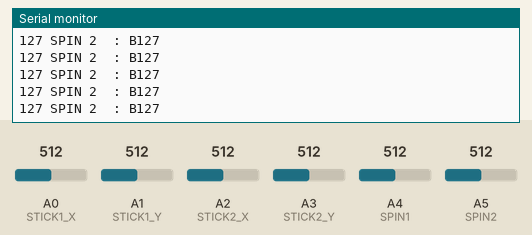
This sketch was run on a simulated Arduino Uno, built with avr-gcc and run on an emulated ATmega328P. On the bench: the last lines printed to the serial monitor. The inputs (shaded band) are chosen by the test bench; at power-on: A4 (SPIN1) = 512, A5 (SPIN2) = 512, A0 (STICK1_X) = 512, A1 (STICK1_Y) = 512, A2 (STICK2_X) = 512, A3 (STICK2_Y) = 512. No radio packets arrive unless stated.

Above: at 1.2 s.
1.3 s: A4 (SPIN1) set to 416
At 2.0 s:
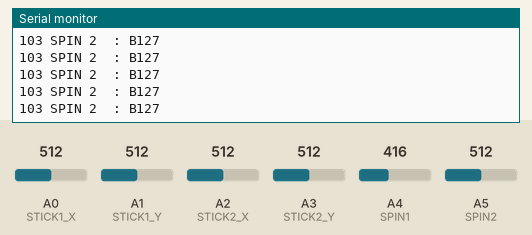
4.3 s: A4 (SPIN1) set to 395
At 4.9 s:
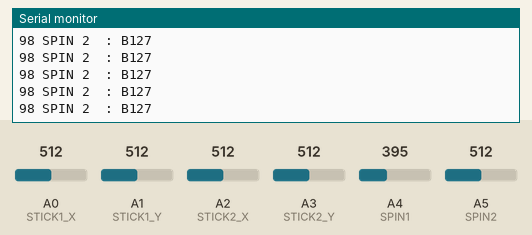
7.3 s: A5 (SPIN2) set to 411
At 7.9 s:
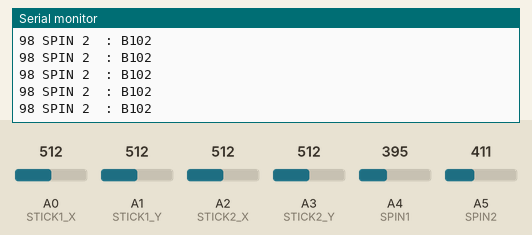
8.8 s: A5 (SPIN2) set to 395
At 9.4 s:
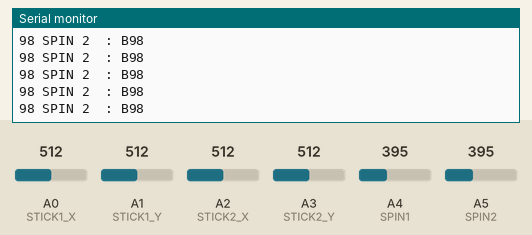
10.3 s: A4 (SPIN1) set to 43
At 10.8 s:
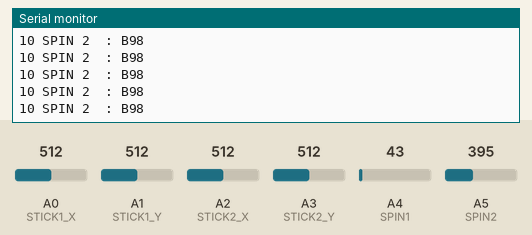
13.3 s: A4 (SPIN1) set to 38
At 14.2 s:
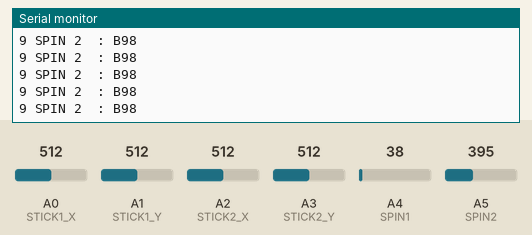
Timing chart, 0 to 16.3 s (numbered marks = the images above; inputs shaded):
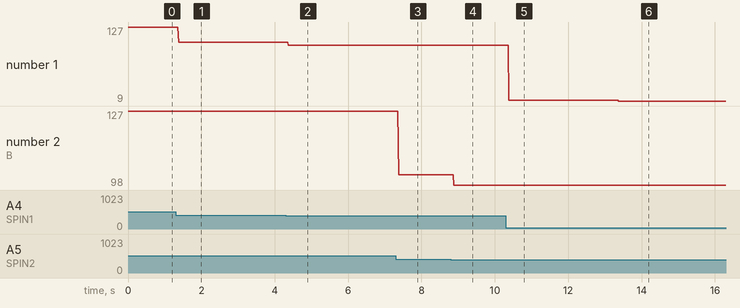

Measured:
- after the input at 1.3 s, the serial monitor: prints a new line after 0.08 s (image 1)
- after the input at 4.3 s, the serial monitor: prints a new line after 0.07 s (image 2)
- after the input at 7.3 s, the serial monitor: prints a new line after 0.08 s (image 3)
- after the input at 8.8 s, the serial monitor: prints a new line after 0.08 s (image 4)
- after the input at 10.3 s, the serial monitor: prints a new line after 0.08 s (image 5)
- after the input at 13.3 s, the serial monitor: prints a new line after 0.07 s (image 6)
- plotted number 1: 127 → 103 after the input at 1.3 s, 103 → 98 after the input at 4.3 s, 98 → 10 after the input at 10.3 s
- plotted number 2: 127 → 102 after the input at 7.3 s

The sketch:

transmitter.ino
```cpp
/*
    DIY Arduino based RC Transmitter Project
              == Receiver Code ==
*/

#include <SPI.h>
#include <nRF24L01.h>
#include <RF24.h>
#include <string.h>


// 1. Other init
int count = 0;

// 2. Define variable for Radio Module
RF24 radio(8, 10);   // nRF24L01 (CE, CSN)
const byte address[6] = "00001"; // Address


// 3. Define variable for joy stick
// Init for JoyStick
#define STICK1_X  A0 // Arduino pin connected to VRX pin
#define STICK1_Y  A1 // Arduino pin connected to VRY pin

#define STICK2_X  A2 // Arduino pin connected to VRX pin
#define STICK2_Y  A3 // Arduino pin connected to VRY pin

// 4. Define variable for spin control
#define SPIN1 A4
#define SPIN2 A5

struct JoyStick{
  byte x;
  byte y;
};

struct Spin{
  byte spin1;
  byte spin2;
  };

struct Data{
  JoyStick joy_stick_1;
  JoyStick joy_stick_2;
  Spin spin;
};

void setup()
{
  Serial.begin(9600);

  radio.begin();
  radio.openWritingPipe(address);
  radio.setAutoAck(false);
  radio.setDataRate(RF24_250KBPS);
  radio.setPALevel(RF24_PA_LOW);

}

void send_data(){

  struct Data data;
  data.joy_stick_1 = read_joy_stick(1);
  data.joy_stick_2 = read_joy_stick(2);
  data.spin = read_spin();

  Serial.print(data.spin.spin1);
  Serial.print(" SPIN 2  : B" );
  Serial.println(data.spin.spin2);

  radio.write(&data, sizeof(Data));
}

JoyStick read_joy_stick(int stick_num){

  struct JoyStick stick;

  switch (stick_num){
    case 1:
      stick.x =  map(analogRead(STICK1_X), 0, 1023, 0, 255);
      stick.y =  map(analogRead(STICK1_Y), 0, 1023, 0, 255);
      break;
    case 2:
      stick.x =  map(analogRead(STICK2_X), 0, 1023, 0, 255);
      stick.y =  map(analogRead(STICK2_Y), 0, 1023, 0, 255);
      break;
  }
  return stick;
}

Spin read_spin(){
  struct Spin spin;
  spin.spin1 = map(analogRead(SPIN1), 0, 1023, 0, 255);
  spin.spin2 = map(analogRead(SPIN2), 0, 1023, 0, 255);

  return spin;
}


void loop()
{
  send_data();
}
```
